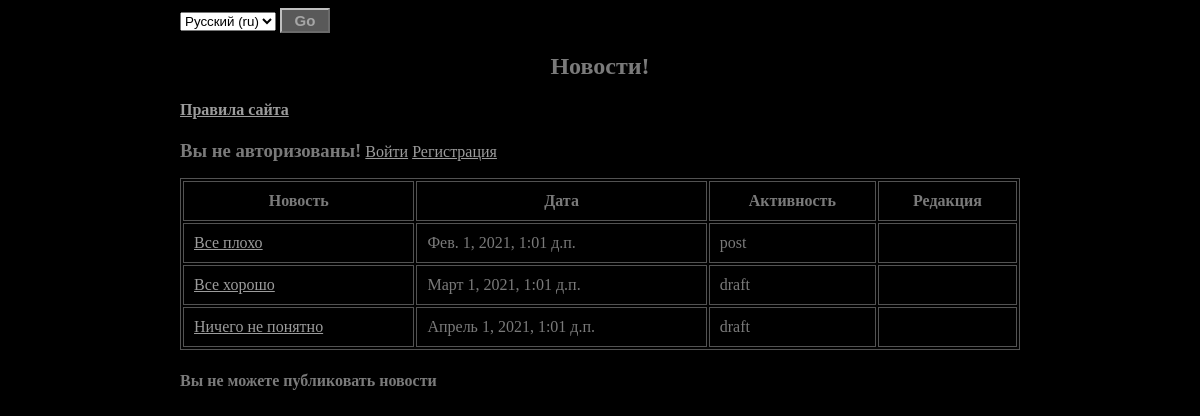
The page / on the database its author committed.
### app_news/models.py (models this page shows, shortened)
class News(models.Model):
    STATUS_CHOICES = [
        ('d', gt('draft')),
        ('a', gt('archive')),
        ('p', gt('post')),
    ]
    title = models.CharField(max_length=200, default='', verbose_name=gt('title'))
    author = models.ForeignKey(get_user_model(), default=None, null=True,
                             on_delete=models.CASCADE, verbose_name=gt('author'), blank=True)
    description = models.CharField(max_length=1000, default='', verbose_name=gt('description'))
    created_at = models.DateTimeField(auto_now_add=True, verbose_name=gt('created_at'))
    updated_at = models.DateTimeField(auto_now=True, verbose_name=gt('updated_at'))
    tag = models.CharField(max_length=50, default='', verbose_name=gt('tag'))
    status = models.CharField(max_length=1, choices=STATUS_CHOICES, default='d', verbose_name=gt('status'))
    admin_comment = models.CharField(max_length=200, default='', verbose_name=gt('admin_comment'))
    age_rate = models.CharField(max_length=5, default='', verbose_name=gt('age_rate'))
    class Meta:
        ordering = ['created_at']

### app_news/views.py (the view)
# urls.py: path('', views.NewsListView.as_view(), name='main'),
class NewsListView(ListView):
    model = News
    template_name = 'app_news/index.html'
    context_object_name = 'all_news'
    def get_context_data(self, **kwargs):
        context = super(NewsListView, self).get_context_data(**kwargs)
        user_profile = Profile.objects.filter(user_id=self.request.user.id).first()
        if user_profile:
            context['profile'] = user_profile
        return context

### app_news/templates/app_news/index.html (shortened to what this page needs)
<!DOCTYPE html>
{% load static %}
{% load i18n %}
{% load  cache %}
{% static "" as staticUrl %}
<html lang="ru">
<head>
    <link rel="stylesheet" type="text/css"
          href="{{ staticUrl }}news_app/css/global-style.css">
</head>
<body>
{% get_current_language as LANGUAGE_CODE %}
{% get_available_languages as LANGUAGES %}
{% get_language_info_list for LANGUAGES as languages %}
<form action="{% url 'set_language' %}" method="post">
    <select name="language">
        {% for language in languages %}
            <option value="{{ language.code }}"{% if language.code == LANGUAGE_CODE %} selected="selected"{% endif %}>
                {{ language.name_local }} ({{ language.code }})
            </option>
        {% endfor %}
    </select>
    <input style="height:25px; width:50px" type="submit" value="Go"/>
</form>
<h2>{% trans "Новости! " %}</h2>
<h4><a href="{% url 'start' %}">{% trans "Правила сайта" %}</a></h4>
{% if request.user.is_authenticated %}
    <h3 style="display: inline;">{% trans "Добро пожаловать" %}, {{ request.user }}! </h3>
    <a href="{% url 'logout' %}"> {% trans "Выйти" %} </a>
    <a href="{% url 'profile' request.user.id %}"> {% trans "Профиль" %} </a>
{% else %}
    <h3 style="display: inline;">{% trans "Вы не авторизованы!" %}</h3>
    <a style="display: inline;" href="{% url 'login' %}">{% trans "Войти" %}</a>
    <a href="{% url 'register' %}">{% trans "Регистрация" %}</a>
{% endif %}
<p>
    <table>
        <tr>
            <td style="text-align:center">
                <b>{% trans "Новость" %}</b>
            </td>
            <td style="text-align:center">
                <b>{% trans "Дата" %}</b>
            </td>
            <td style="text-align:center">
                <b>{% trans "Активность" %}</b>
            </td>
            <td style="text-align:center">
                <b>{% trans "Редакция" %}</b>
            </td>
        </tr>
        {% cache 500 all_news %}
            {% for news in all_news %}
                <tr>
                    <td>
                        <a href="{% url 'news_detail' news_id=news.id %}">
                            {{ news.title }}</a>
                    </td>
                    <td>
                        {{ news.created_at }}
                    </td>
                    <td>
                        {{ news.get_status_display }}
                    </td>
                    <td>
                    </td>
                </tr>
            {% empty %}
                <p>{% trans "Сегодня новостей нет" %}</p>
            {% endfor %}
        {% endcache %}
</table>
</p>
{% if profile.is_verified %}
    <h4><a href="{% url 'news_create' %}">{% trans "Создайте" %}</a></h4>
    <h4><a href="{% url 'news_upload' %}">{% trans "или загрузите новость" %}</a></h4>
{% else %}
    <h4>{% trans "Вы не можете публиковать новости" %}</h4>
{% endif %}
</body>
</html>

### app_news/static/news_app/css/global-style.css (style rules this page uses)
body { background-color: black; color: #7a7a7a; font: 16px Verdana; width: 70%; margin-left: auto; margin-right: auto; }
h2 { text-align: center; }
table { border: 1px solid #525252; table-layout: auto; }
th, td { border: 1px solid #525252; padding: 10px; }
table { width: 100%; }
a { color:#9c9c9c; }
input[type=submit] { background: #595959; color: #a6a6a6; border-style: outset; border-color: #bfbfbf; height: 50px; width: 100px; font: bold 15px Arial, sans-serif; text-shadow: none; }

### rows shown on the page
News: title "Все плохо", created_at "Фев. 1, 2021, 1:01 д.п.", status "post"
News: title "Все хорошо", created_at "Март 1, 2021, 1:01 д.п.", status "draft"
News: title "Ничего не понятно", created_at "Апрель 1, 2021, 1:01 д.п.", status "draft"

### other values the page prints
form field language "Русский (ru)"
